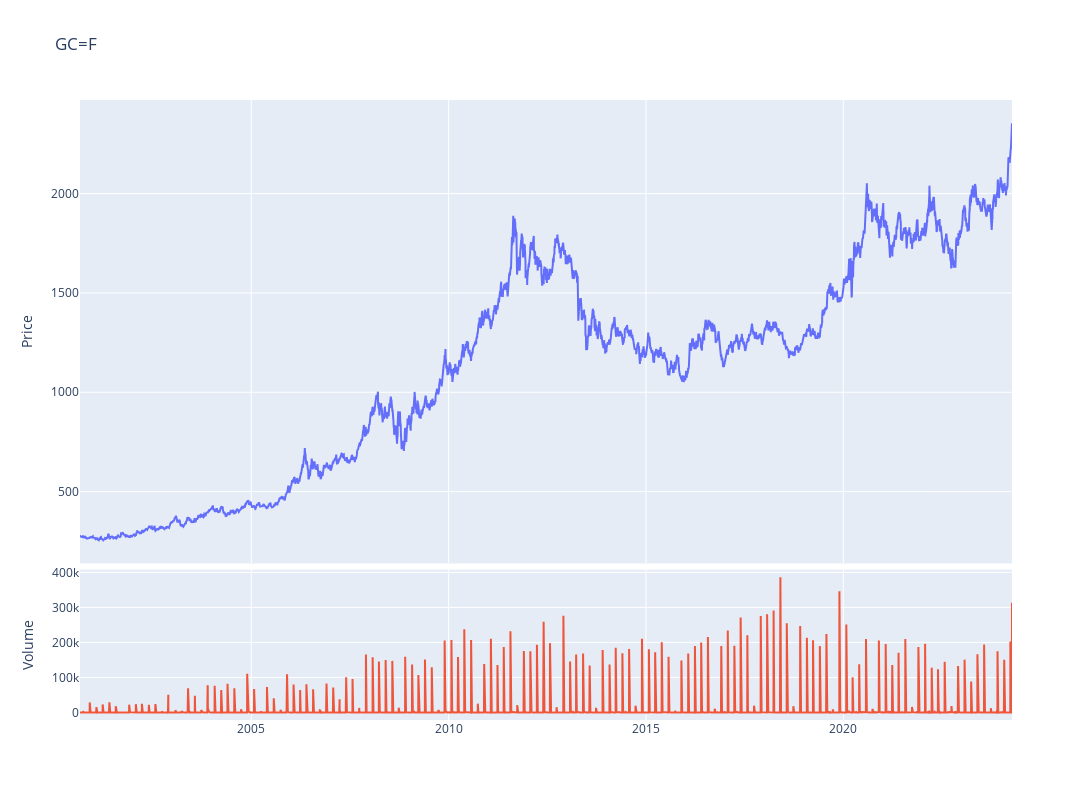

Notebook code cell kept with this figure:
### Code cell
fig = make_subplots(rows=4, cols=1,shared_xaxes=True,vertical_spacing=0.01,specs=[[{'rowspan':3,'colspan':1}],[None],[None],[{'rowspan':1,'colspan':1}]])

# Graph (1,1)
fig.add_trace(go.Scatter(x=stock_ticker.index,y=stock_ticker['Adj Close'],mode="lines",name=f"{ticker}"),row=1, col=1)
# Update xaxis properties
fig.update_yaxes(title_text="Price", row=1, col=1)

# Graph (4,1)
fig.add_trace(go.Scatter(x=stock_ticker.index,y=stock_ticker['Volume'],mode="lines",name='Volume'),row=4, col=1)
fig.update_yaxes(title_text="Volume", row=4, col=1)

fig.update_layout(height=800, width=1300,showlegend=False,title=f"{ticker}")

fig.show()

### Figure 1 — Plotly figure (JSON) as saved in the notebook; plotly's stock layout.template omitted (floating-point values rounded to 4 significant figures; data arrays with more than 128 entries replaced by an {"elided": "..."} marker saying what was removed)
{"data": [{"mode": "lines", "name": "GC=F", "type": "scatter", "x": {"elided": "5924 str values"}, "xaxis": "x", "y": {"elided": "5924 float values"}, "yaxis": "y"}, {"mode": "lines", "name": "Volume", "type": "scatter", "x": {"elided": "5924 str values"}, "xaxis": "x2", "y": {"elided": "5924 int values"}, "yaxis": "y2"}], "layout": {"height": 800, "showlegend": false, "title": {"text": "GC=F"}, "width": 1300, "xaxis": {"anchor": "y", "domain": [0, 1], "matches": "x2", "showticklabels": false}, "xaxis2": {"anchor": "y2", "domain": [0, 1]}, "yaxis": {"anchor": "x", "domain": [0.2525, 1], "title": {"text": "Price"}}, "yaxis2": {"anchor": "x2", "domain": [0, 0.2425], "title": {"text": "Volume"}}}}
